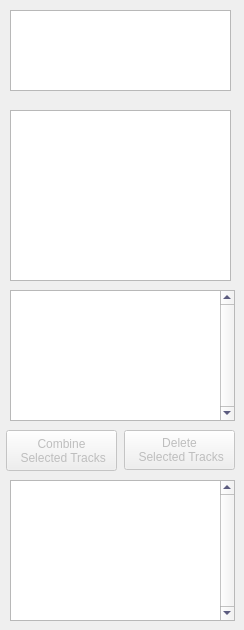
      <widget class="QWidget" name="tab_event" >
       <property name="enabled" >
        <bool>true</bool>
       </property>
       <attribute name="title" >
        <string> Events</string>
       </attribute>
       <widget class="QGraphicsView" name="eventInfo" >
        <property name="geometry" >
         <rect>
          <x>10</x>
          <y>110</y>
          <width>221</width>
          <height>171</height>
         </rect>
        </property>
        <property name="frameShadow" >
         <enum>QFrame::Sunken</enum>
        </property>
        <property name="lineWidth" >
         <number>1</number>
        </property>
        <property name="midLineWidth" >
         <number>0</number>
        </property>
        <property name="verticalScrollBarPolicy" >
         <enum>Qt::ScrollBarAlwaysOff</enum>
        </property>
        <property name="horizontalScrollBarPolicy" >
         <enum>Qt::ScrollBarAlwaysOff</enum>
        </property>
        <property name="interactive" >
         <bool>false</bool>
        </property>
       </widget>
       <widget class="QTableView" name="selectedTracksTable" >
        <property name="geometry" >
         <rect>
          <x>10</x>
          <y>290</y>
          <width>225</width>
          <height>131</height>
         </rect>
        </property>
        <property name="sizePolicy" >
         <sizepolicy vsizetype="Expanding" hsizetype="Fixed" >
          <horstretch>5</horstretch>
          <verstretch>0</verstretch>
         </sizepolicy>
        </property>
        <property name="minimumSize" >
         <size>
          <width>225</width>
          <height>0</height>
         </size>
        </property>
        <property name="maximumSize" >
         <size>
          <width>225</width>
          <height>16777215</height>
         </size>
        </property>
        <property name="styleSheet" >
         <string notr="true" >color: rgb(0, 0, 55);</string>
        </property>
        <property name="frameShape" >
         <enum>QFrame::StyledPanel</enum>
        </property>
        <property name="frameShadow" >
         <enum>QFrame::Sunken</enum>
        </property>
        <property name="verticalScrollBarPolicy" >
         <enum>Qt::ScrollBarAlwaysOn</enum>
        </property>
        <property name="horizontalScrollBarPolicy" >
         <enum>Qt::ScrollBarAlwaysOff</enum>
        </property>
        <property name="selectionBehavior" >
         <enum>QAbstractItemView::SelectRows</enum>
        </property>
        <property name="textElideMode" >
         <enum>Qt::ElideMiddle</enum>
        </property>
        <property name="showGrid" >
         <bool>true</bool>
        </property>
        <property name="gridStyle" >
         <enum>Qt::SolidLine</enum>
        </property>
        <property name="sortingEnabled" >
         <bool>true</bool>
        </property>
        <property name="rowCount" stdset="0" >
         <number>0</number>
        </property>
        <property name="columnCount" stdset="0" >
         <number>3</number>
        </property>
       </widget>
       <widget class="QPushButton" name="deleteTracks" >
        <property name="enabled" >
         <bool>false</bool>
        </property>
        <property name="geometry" >
         <rect>
          <x>124</x>
          <y>430</y>
          <width>111</width>
          <height>40</height>
         </rect>
        </property>
        <property name="text" >
         <string>Delete  
 Selected Tracks</string>
        </property>
       </widget>
       <widget class="QPushButton" name="combineTracks" >
        <property name="enabled" >
         <bool>false</bool>
        </property>
        <property name="geometry" >
         <rect>
          <x>6</x>
          <y>430</y>
          <width>111</width>
          <height>41</height>
         </rect>
        </property>
        <property name="text" >
         <string>Combine 
 Selected Tracks</string>
        </property>
       </widget>
       <widget class="QTableView" name="combinedTracksTable" >
        <property name="geometry" >
         <rect>
          <x>10</x>
          <y>480</y>
          <width>225</width>
          <height>141</height>
         </rect>
        </property>
        <property name="sizePolicy" >
         <sizepolicy vsizetype="Expanding" hsizetype="Fixed" >
          <horstretch>5</horstretch>
          <verstretch>0</verstretch>
         </sizepolicy>
        </property>
        <property name="minimumSize" >
         <size>
          <width>225</width>
          <height>0</height>
         </size>
        </property>
        <property name="maximumSize" >
         <size>
          <width>225</width>
          <height>16777215</height>
         </size>
        </property>
        <property name="autoFillBackground" >
         <bool>false</bool>
        </property>
        <property name="styleSheet" >
         <string notr="true" >color: rgb(0, 0, 55);</string>
        </property>
        <property name="frameShape" >
         <enum>QFrame::StyledPanel</enum>
        </property>
        <property name="frameShadow" >
         <enum>QFrame::Sunken</enum>
        </property>
        <property name="verticalScrollBarPolicy" >
         <enum>Qt::ScrollBarAlwaysOn</enum>
        </property>
        <property name="horizontalScrollBarPolicy" >
         <enum>Qt::ScrollBarAlwaysOff</enum>
        </property>
        <property name="selectionBehavior" >
         <enum>QAbstractItemView::SelectRows</enum>
        </property>
        <property name="textElideMode" >
         <enum>Qt::ElideMiddle</enum>
        </property>
        <property name="showGrid" >
         <bool>true</bool>
        </property>
        <property name="gridStyle" >
         <enum>Qt::SolidLine</enum>
        </property>
        <property name="sortingEnabled" >
         <bool>true</bool>
        </property>
        <property name="rowCount" stdset="0" >
         <number>0</number>
        </property>
        <property name="columnCount" stdset="0" >
         <number>3</number>
        </property>
       </widget>
       <widget class="QTreeView" name="packageList" >
        <property name="enabled" >
         <bool>true</bool>
        </property>
        <property name="geometry" >
         <rect>
          <x>10</x>
          <y>10</y>
          <width>221</width>
          <height>81</height>
         </rect>
        </property>
        <property name="styleSheet" >
         <string notr="true" >color: rgb(0, 0, 0);</string>
        </property>
        <property name="rootIsDecorated" >
         <bool>false</bool>
        </property>
        <property name="animated" >
         <bool>true</bool>
        </property>
        <property name="headerHidden" >
         <bool>true</bool>
        </property>
        <property name="expandsOnDoubleClick" >
         <bool>false</bool>
        </property>
       </widget>
      </widget>
